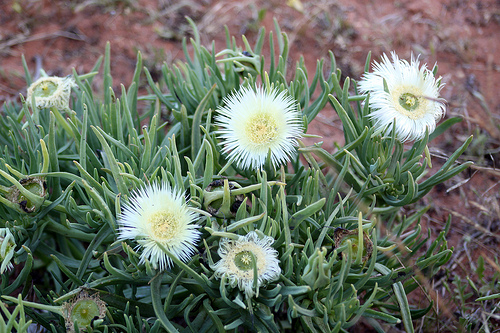
#> input picture flowers/daisy/10466290366_cc72e33532.jpg, 500 x 333 px; its folder holds only this picture in this run
$ python main.py
#> lines starting #> are read from the running program, lines starting #| are printed output that depends on the picture
### data_preprocessing.py
import os
import cv2
import numpy as np
from sklearn.model_selection import train_test_split

def load_images(base_path, target_size=(32, 32)):
    """Load and preprocess flower images from subfolders"""
#> called with base_path = 'flowers', target_size = (32, 32)
    categories = ['daisy', 'dandelion', 'rose', 'sunflower', 'tulip']
    images = []
    labels = []

    for label, category in enumerate(categories):
        category_path = os.path.join(base_path, category)
        for image_name in os.listdir(category_path):
            image_path = os.path.join(category_path, image_name)

            image = cv2.imread(image_path)
#> image is the input picture: shape (333, 500, 3); mean B, G, R 101.1, 114.5, 106.1
            if image is not None:
                image = cv2.cvtColor(image, cv2.COLOR_BGR2RGB)
                image = cv2.resize(image, target_size)
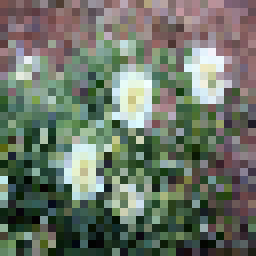
#> image: shape (32, 32, 3) (shown 8 times larger); mean R, G, B 107.2, 115.8, 103.2
                image = image / 255.0
                images.append(image)
                labels.append(label)

    return np.array(images), np.array(labels), categories

def extract_pixel_features(images):
    """Convert images to pixel feature vectors"""
    return images.reshape(images.shape[0], -1)

# [14 lines left out: function prepare_data, not called in this run]

### main.py
import os
import numpy as np
import matplotlib.pyplot as plt

from data_preprocessing import load_images, prepare_data
from models import (train_naive_bayes, analyze_naive_bayes,
                   train_decision_tree, train_mlp,
                   evaluate_model, visualize_decision_tree,
                   generate_comparison_report, create_confusion_matrix_plots)

DATA_PATH = "flowers"

def print_class_distribution(labels, class_names):
    counts = np.bincount(labels)
    total = sum(counts)
    print("\nClass Distribution:")
    for name, count in zip(class_names, counts):
        print(f"{name:>12}: {count:4d} samples ({count/total:.1%})")

def main():
    print("Flower Classification Project")
    print("=" * 40)
    print("Features: Raw pixels | Split: 80/20 | Models: NB, DT, MLP")
    print("=" * 40)

    try:
        # Load and prepare data
        print("\n[1/4] Loading dataset...")
        images, labels, class_names = load_images(DATA_PATH)
        print_class_distribution(labels, class_names)

        print("\n[2/4] Preprocessing images...")
        X_train, X_test, y_train, y_test = prepare_data(images, labels)
        print(f"Training shape: {X_train.shape}")
        print(f"Testing shape: {X_test.shape}")

        # Naive Bayes
        print("\n[3/4] Training Models...")
        nb_model = train_naive_bayes(X_train, y_train)
        analyze_naive_bayes(nb_model, class_names)
        evaluate_model(nb_model, X_test, y_test, class_names)

        # Decision Tree
        dt_model = train_decision_tree(X_train, y_train)
        evaluate_model(dt_model, X_test, y_test, class_names)


        # Neural Network
        mlp_model = train_mlp(X_train, y_train, hidden_layer_sizes=(32,), max_iter=100)
        evaluate_model(mlp_model, X_test, y_test, class_names)

        # Final comparison
        print("\n[4/4] Generating Final Report...")
        generate_comparison_report(
            models=[nb_model, dt_model, mlp_model],
            model_names=["Naive Bayes", "Decision Tree", "Neural Network"],
            X_test=X_test,
            y_test=y_test,
            class_names=class_names
        )

        print("\nAll operations completed successfully!")
        print("Visualizations (plots) will show now...")

        # plot
        dt_fig = visualize_decision_tree(dt_model, class_names, max_depth=3)
        if dt_fig:
            dt_fig.savefig("decision_tree.png")
            plt.show()

        cm_fig = create_confusion_matrix_plots(
            [nb_model, dt_model, mlp_model],
            ["Naive Bayes", "Decision Tree", "Neural Network"],
            X_test, y_test, class_names
        )
        if cm_fig:
            cm_fig.savefig("model_comparison.png")
            plt.show()

    except Exception as e:
        print(f"\nError: {str(e)}")
        if isinstance(e, FileNotFoundError):
            print("Please ensure:")
            print(f"1. The '{DATA_PATH}' folder exists")
            print("2. It contains subfolders: daisy, dandelion, rose, sunflower, tulip")
        print("\nDebug info:")
        print(f"Current dir: {os.getcwd()}")
        print(f"Data path: {os.listdir(DATA_PATH) if os.path.exists(DATA_PATH) else 'Not found'}")

if __name__ == "__main__":
    main()
